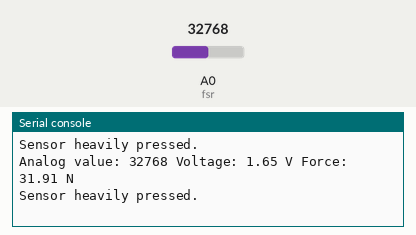
The program below on a simulated CircuitPython board. Shown: the last lines printed to the serial console. Inputs (shaded band) come from the test bench; at power-on: A0 (fsr) = 32768 (analog values on the 0–65535 scale).

Above: at 1.2 s.
1.3 s: A0 (fsr) set to 30688
At 1.32 s:
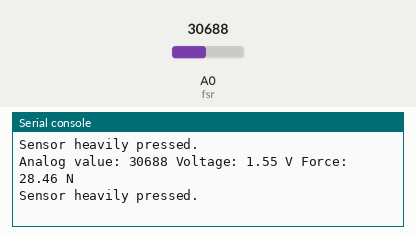
2.8 s: A0 (fsr) set to 29280
At 2.83 s:
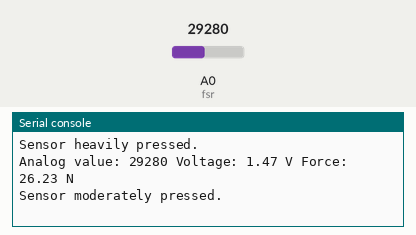
4.4 s: A0 (fsr) set to 10800
At 4.95 s:
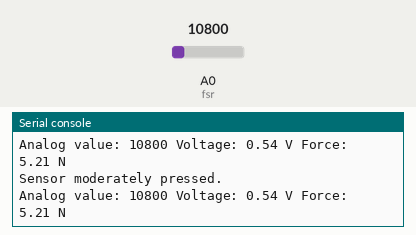
5.9 s: A0 (fsr) set to 9328
At 6.07 s:
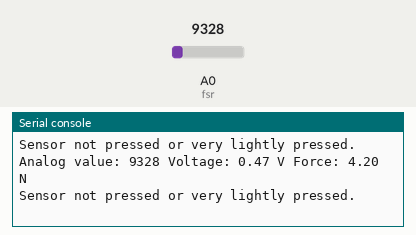
Timing chart, 0 to 8.5 s (numbered marks = the images above; inputs shaded):
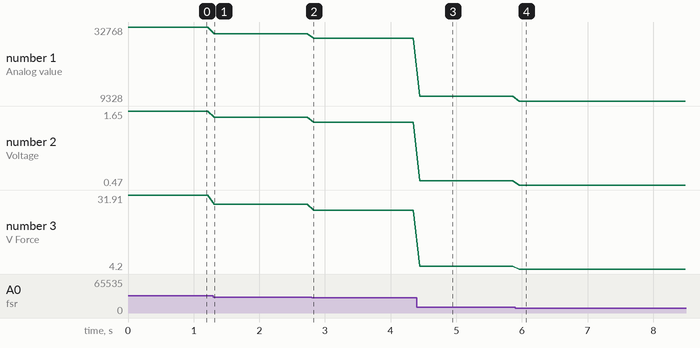

Measured:
- the behaviour switches between 29792 and 29776 on A0 (fsr) (found by bisection; images 1 and 2)
- the behaviour switches between 9936 and 9920 on A0 (fsr) (found by bisection; images 3 and 4)
- after the input at 1.3 s, the serial console: prints a new line at once (image 1)
- after the input at 2.8 s, the serial console: prints a new line at once (image 2)
- after the input at 4.4 s, the serial console: prints a new line at once (image 3)
- after the input at 5.9 s, the serial console: prints a new line after 0.06 s (image 4)
- plotted number 1: 32768 → 30688 after the input at 1.3 s, 30688 → 29280 after the input at 2.8 s, 29280 → 10800 after the input at 4.4 s, 10800 → 9328 after the input at 5.9 s
- plotted number 2: 1.65 → 1.55 after the input at 1.3 s, 1.55 → 1.47 after the input at 2.8 s, 1.47 → 0.54 after the input at 4.4 s, 0.54 → 0.47 after the input at 5.9 s

The program:

Activationfsr.py
```python
import time
import board
import analogio
import digitalio

fsr = analogio.AnalogIn(board.A0)

def get_voltage(pin):
    # Convert the 16-bit ADC reading to a voltage (using 3.3V as the reference)
    return (pin.value * 3.3) / 65535

while True:
     voltage = get_voltage(fsr)
     force = 8.8152 * voltage**2 + 4.7946 * voltage
     print("Analog value:", fsr.value, "Voltage: {:.2f} V".format(voltage), "Force: {:.2f} N".format(force))

     if voltage < 0.5:
         print("Sensor not pressed or very lightly pressed.")
     elif voltage < 1.5:
         print("Sensor moderately pressed.")
     else:
         print("Sensor heavily pressed.")

     time.sleep(0.1)
```
